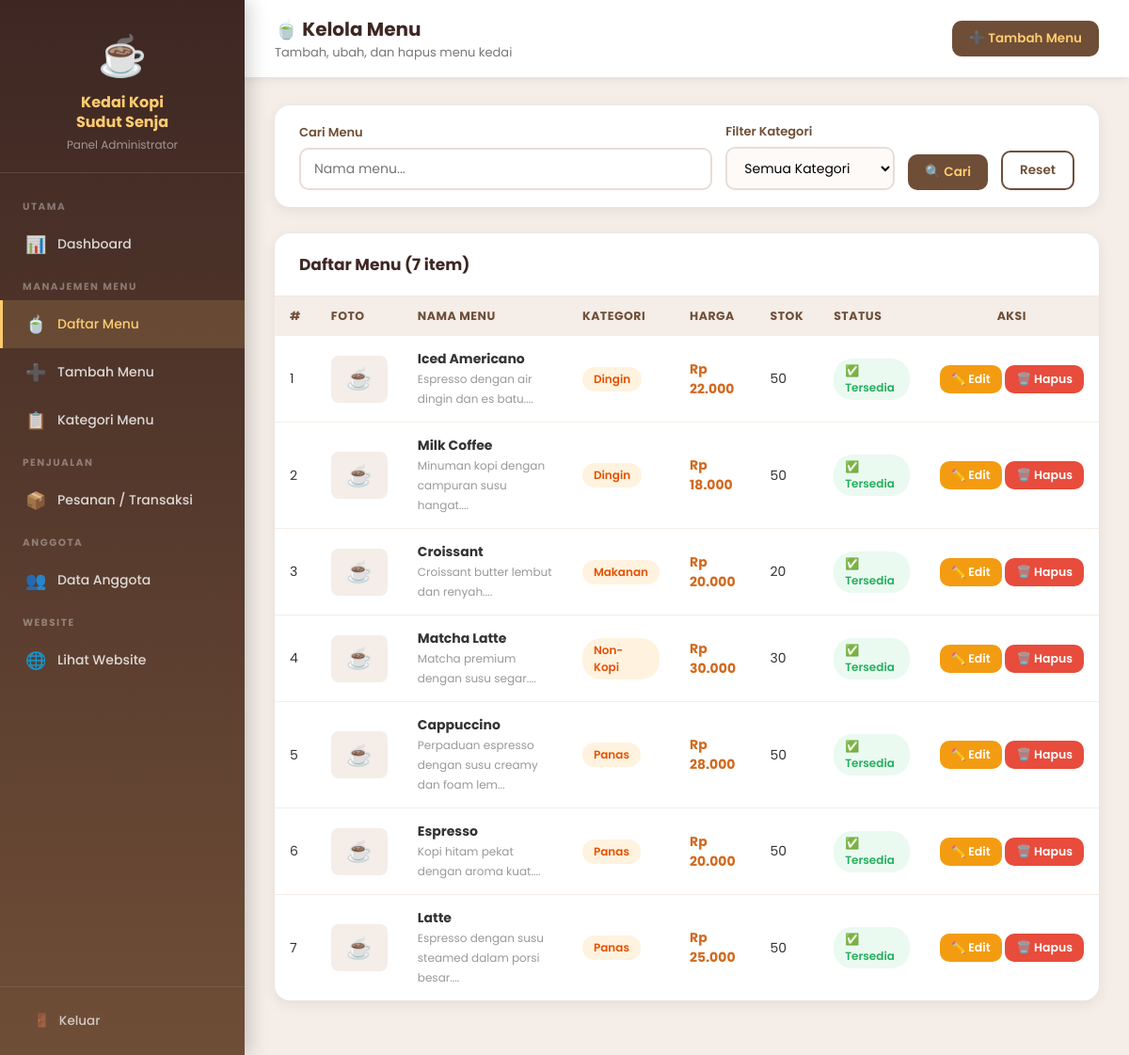
Screenshot of /admin/kelola_menu.php (signed in) with the database file from the repository.
### tables this page shows
CREATE TABLE IF NOT EXISTS menu (
    id           INT AUTO_INCREMENT PRIMARY KEY,
    kategori_id  INT           NOT NULL,
    nama         VARCHAR(150)  NOT NULL,
    deskripsi    TEXT          DEFAULT NULL,
    harga        DECIMAL(10,2) NOT NULL DEFAULT 0,
    gambar       VARCHAR(255)  DEFAULT NULL,
    stok         INT           NOT NULL DEFAULT 0,
    tersedia     TINYINT(1)    NOT NULL DEFAULT 1,
    created_at   TIMESTAMP     DEFAULT CURRENT_TIMESTAMP,
    updated_at   TIMESTAMP     DEFAULT CURRENT_TIMESTAMP ON UPDATE CURRENT_TIMESTAMP,
    CONSTRAINT fk_menu_kategori FOREIGN KEY (kategori_id)
        REFERENCES kategori_menu(id) ON DELETE CASCADE ON UPDATE CASCADE
);

CREATE TABLE IF NOT EXISTS kategori_menu (
    id          INT AUTO_INCREMENT PRIMARY KEY,
    nama        VARCHAR(100) NOT NULL,
    deskripsi   TEXT         DEFAULT NULL,
    created_at  TIMESTAMP    DEFAULT CURRENT_TIMESTAMP
);

### config/db.php (called while the page is built, shortened)
<?php
function formatRupiah($angka) {
    return 'Rp ' . number_format($angka, 0, ',', '.');
}
?>

### admin/kelola_menu.php (the view, shortened to what this page needs)
<?php
require_once __DIR__ . '/../config/db.php';
$search     = isset($_GET['q']) ? sanitize($conn, $_GET['q']) : '';
$where = "WHERE 1";
$menus     = $conn->query("SELECT m.*, k.nama AS kategori
                            FROM menu m JOIN kategori_menu k ON m.kategori_id=k.id
                            $where ORDER BY k.nama, m.nama");
?>
<!DOCTYPE html>
<html lang="id">
<head>
    <link rel="stylesheet" href="admin.css">
</head>
<body>
<div class="admin-layout">
    <?php include 'sidebar.php'; ?>
    <div class="main-content">
        <div class="topbar">
            <div class="topbar-left">
                <h3>🍵 Kelola Menu</h3>
                <p>Tambah, ubah, dan hapus menu kedai</p>
            </div>
            <div class="topbar-right">
                <a href="tambah_menu.php" class="btn btn-primary">➕ Tambah Menu</a>
            </div>
        </div>
        <div class="page-body">
            <div class="card">
                <div class="card-body" style="padding-top:18px;padding-bottom:18px;">
                    <form method="GET" style="display:flex;gap:14px;flex-wrap:wrap;-webkit-align-items: flex-end; align-items: flex-end;">
                        <div style="flex:1;min-width:200px;">
                            <label style="font-size:13px;font-weight:600;color:#6f4e37;display:block;margin-bottom:6px;">Cari Menu</label>
                            <input type="text" name="q" placeholder="Nama menu..." value="<?= htmlspecialchars($search) ?>"
                                   style="width:100%;padding:10px 14px;border:2px solid #e8ddd6;-webkit-border-radius: 10px; border-radius: 10px;font-size:14px;">
                        </div>
                        <div style="min-width:180px;">
                            <label style="font-size:13px;font-weight:600;color:#6f4e37;display:block;margin-bottom:6px;">Filter Kategori</label>
                            <select name="kat" style="width:100%;padding:10px 14px;border:2px solid #e8ddd6;-webkit-border-radius: 10px; border-radius: 10px;font-size:14px;background:#fdfaf8;">
                                <option value="0">Semua Kategori</option>
                            </select>
                        </div>
                        <button type="submit" class="btn btn-primary">🔍 Cari</button>
                        <a href="kelola_menu.php" class="btn btn-outline">Reset</a>
                    </form>
                </div>
            </div>
            <div class="card">
                <div class="card-header">
                    <h3>Daftar Menu (<?= $menus->num_rows ?> item)</h3>
                </div>
                <div class="table-wrapper">
                    <?php if ($menus->num_rows > 0): ?>
                    <table>
                        <thead>
                            <tr>
                                <th>#</th>
                                <th>Foto</th>
                                <th>Nama Menu</th>
                                <th>Kategori</th>
                                <th>Harga</th>
                                <th>Stok</th>
                                <th>Status</th>
                                <th style="text-align:center">Aksi</th>
                            </tr>
                        </thead>
                        <tbody>
                        <?php $no = 1; while ($row = $menus->fetch_assoc()): ?>
                            <tr>
                                <td><?= $no++ ?></td>
                                <td>
                                    <?php
                                    $imgPath = '../' . $row['gambar'];
                                    if ($row['gambar'] && file_exists($imgPath)):
                                    ?>
                                    <img src="../<?= htmlspecialchars($row['gambar']) ?>" class="menu-thumb" alt="<?= htmlspecialchars($row['nama']) ?>">
                                    <?php else: ?>
                                    <div class="menu-thumb-placeholder">☕</div>
                                    <?php endif; ?>
                                </td>
                                <td>
                                    <strong><?= htmlspecialchars($row['nama']) ?></strong>
                                    <?php if ($row['deskripsi']): ?>
                                    <br><small style="color:#999;font-size:12px;"><?= mb_substr(htmlspecialchars($row['deskripsi']), 0, 50) ?>...</small>
                                    <?php endif; ?>
                                </td>
                                <td><span class="badge badge-kopi"><?= htmlspecialchars($row['kategori']) ?></span></td>
                                <td><strong style="color:#d2691e"><?= formatRupiah($row['harga']) ?></strong></td>
                                <td><?= $row['stok'] ?></td>
                                <td>
                                    <a href="kelola_menu.php?toggle=<?= $row['id'] ?>"
                                       class="badge <?= $row['tersedia'] ? 'badge-active' : 'badge-inactive' ?>"
                                       style="cursor:pointer;text-decoration:none;"
                                       title="Klik untuk toggle">
                                        <?= $row['tersedia'] ? '✅ Tersedia' : '❌ Habis' ?>
                                    </a>
                                </td>
                                <td style="text-align:center;white-space:nowrap;">
                                    <a href="edit_menu.php?id=<?= $row['id'] ?>" class="btn btn-warning btn-sm">✏️ Edit</a>
                                    <button class="btn btn-danger btn-sm"
                                            onclick="confirmHapus(<?= $row['id'] ?>, '<?= addslashes(htmlspecialchars($row['nama'])) ?>')">
                                        🗑️ Hapus
                                    </button>
                                </td>
                            </tr>
                        <?php endwhile; ?>
                        </tbody>
                    </table>
                    <?php endif; ?>
                </div>
            </div>
        </div>
    </div>
</div>
</body>
</html>

### admin/admin.css (style rules this page uses)
* { margin: 0; padding: 0; box-sizing: border-box; font-family: 'Poppins', Arial, sans-serif; }
:root { --brown-dark: #3e2723; --brown-main: #6f4e37; --brown-light: #a0522d; --gold: #ffcc70; --gold-light: #fff3cc; --bg: #f4ede8; --white: #ffffff; --sidebar-w: 260px; --text: #333; --text-light: #777; --success: #27ae60; --danger: #e74c3c; --warning: #f39c12; --info: #2980b9; }
body { background: var(--bg); color: var(--text); min-height: 100vh; }
.admin-layout { display: flex; min-height: 100vh; }
.main-content { margin-left: var(--sidebar-w); flex: 1; display: flex; -webkit-flex-direction: column; flex-direction: column; min-height: 100vh; }
.topbar { background: var(--white); padding: 16px 32px; display: flex; -webkit-align-items: center; align-items: center; -webkit-justify-content: space-between; justify-content: space-between; -webkit-box-shadow: 0 2px 10px rgba(0,0,0,0.08); box-shadow: 0 2px 10px rgba(0,0,0,0.08); position: sticky; top: 0; z-index: 50; }
.topbar-left h3 { font-size: 20px; font-weight: 700; color: var(--brown-dark); }
.topbar-left p { font-size: 13px; color: var(--text-light); }
.topbar-right { display: flex; -webkit-align-items: center; align-items: center; gap: 16px; }
.page-body { padding: 30px 32px; flex: 1; }
.card { background: var(--white); -webkit-border-radius: 16px; border-radius: 16px; -webkit-box-shadow: 0 4px 15px rgba(0,0,0,0.07); box-shadow: 0 4px 15px rgba(0,0,0,0.07); overflow: hidden; margin-bottom: 28px; }
.card-header { padding: 20px 26px; border-bottom: 1px solid #f0e8e0; display: flex; -webkit-align-items: center; align-items: center; -webkit-justify-content: space-between; justify-content: space-between; }
.card-header h3 { font-size: 17px; font-weight: 700; color: var(--brown-dark); }
.card-body { padding: 24px 26px; }
.table-wrapper { overflow-x: auto; }
table { width: 100%; border-collapse: collapse; }
table th { background: var(--bg); padding: 12px 16px; text-align: left; font-size: 12.5px; font-weight: 700; color: var(--brown-main); letter-spacing: 0.5px; text-transform: uppercase; white-space: nowrap; }
table td { padding: 14px 16px; border-bottom: 1px solid #f5ede7; font-size: 14px; vertical-align: middle; }
table tr:last-child td { border-bottom: none; }
.menu-thumb-placeholder { width: 60px; height: 50px; background: var(--bg); -webkit-border-radius: 8px; border-radius: 8px; display: flex; -webkit-align-items: center; align-items: center; -webkit-justify-content: center; justify-content: center; font-size: 22px; }
.badge { display: inline-block; padding: 4px 12px; -webkit-border-radius: 20px; border-radius: 20px; font-size: 12px; font-weight: 600; }
.badge-active { background: #eafaf1; color: var(--success); }
.badge-kopi { background: #fff3e0; color: #e65100; }
.btn { display: inline-flex; -webkit-align-items: center; align-items: center; gap: 6px; padding: 9px 18px; -webkit-border-radius: 10px; border-radius: 10px; font-size: 13.5px; font-weight: 600; text-decoration: none; cursor: pointer; border: none; -webkit-transition: all 0.25s; transition: all 0.25s; font-family: 'Poppins', sans-serif; }
.btn-primary { background: var(--brown-main); color: var(--gold); }
.btn-danger { background: var(--danger); color: white; }
.btn-warning { background: var(--warning); color: white; }
.btn-outline { background: transparent; color: var(--brown-main); border: 2px solid var(--brown-main); }
.btn-sm { padding: 6px 12px; font-size: 12.5px; }

### rows the page displays
menu: nama "Iced Americano", deskripsi "Espresso dengan air dingin dan es batu.", kategori.nama "Dingin", harga "Rp 22.000", stok "50", tersedia "✅ Tersedia"
menu: nama "Milk Coffee", deskripsi "Minuman kopi dengan campuran susu hangat.", kategori.nama "Dingin", harga "Rp 18.000", stok "50", tersedia "✅ Tersedia"
menu: nama "Croissant", deskripsi "Croissant butter lembut dan renyah.", kategori.nama "Makanan", harga "Rp 20.000", stok "20", tersedia "✅ Tersedia"
menu: nama "Matcha Latte", deskripsi "Matcha premium dengan susu segar.", kategori.nama "Non-Kopi", harga "Rp 30.000", stok "30", tersedia "✅ Tersedia"
menu: nama "Cappuccino", deskripsi "Perpaduan espresso dengan susu creamy dan foam lem", kategori.nama "Panas", harga "Rp 28.000", stok "50", tersedia "✅ Tersedia"
menu: nama "Espresso", deskripsi "Kopi hitam pekat dengan aroma kuat.", kategori.nama "Panas", harga "Rp 20.000", stok "50", tersedia "✅ Tersedia"
menu: nama "Latte", deskripsi "Espresso dengan susu steamed dalam porsi besar.", kategori.nama "Panas", harga "Rp 25.000", stok "50", tersedia "✅ Tersedia"

### other values shown
$menus->num_rows "7"
